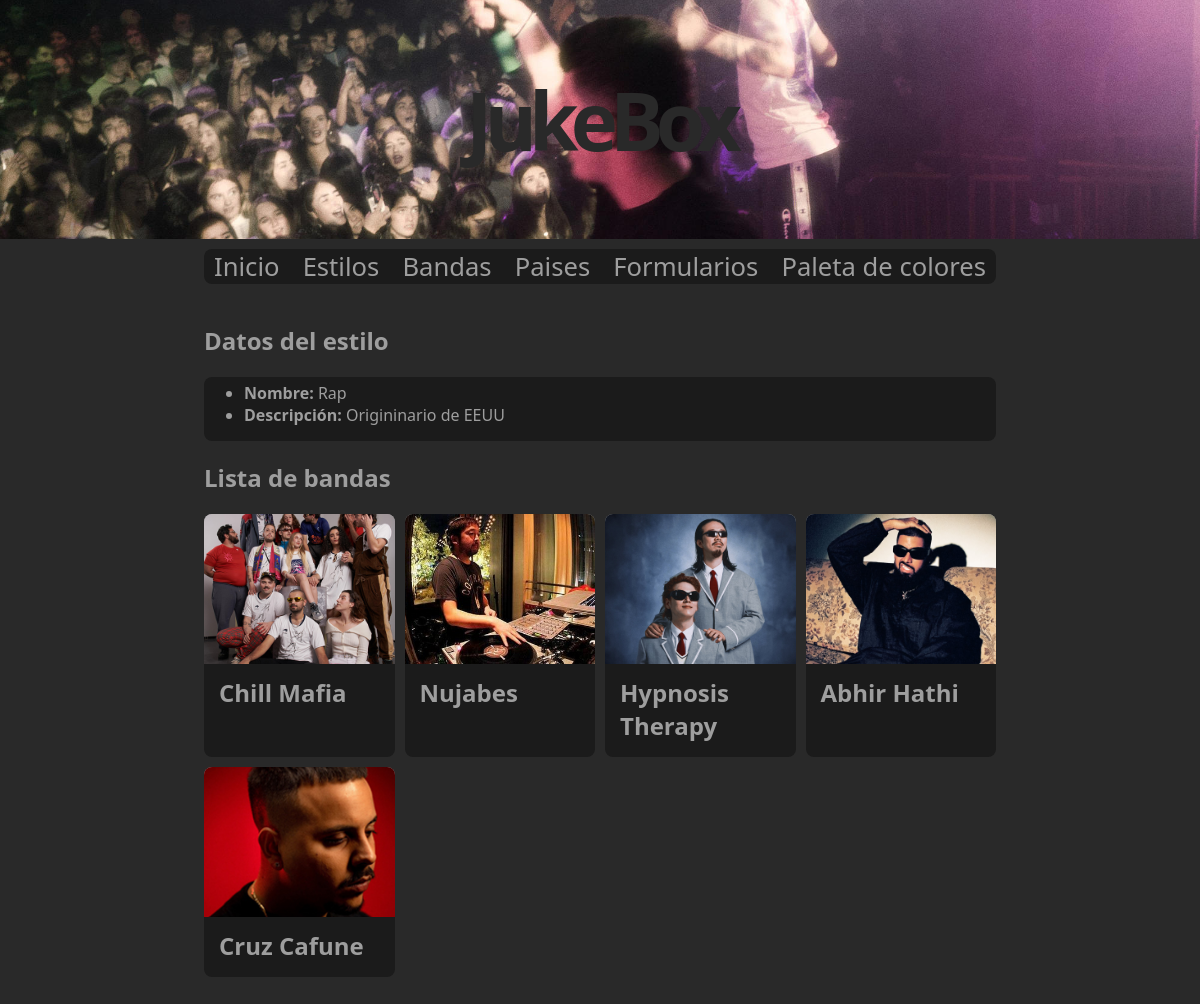
/es/estilos/4, run on the app's committed database.
### appJukeBox/models.py (models this page shows, shortened)
class Estilo(models.Model):
    nombre = models.CharField(max_length=50)
    descripcion = models.TextField()

class Banda(models.Model):
    nombre = models.CharField(max_length=100)
    pais = models.ForeignKey(Pais, on_delete=models.SET_NULL, null=True)
    descripcion = models.TextField()
    estilos = models.ManyToManyField(Estilo)
    imagen = models.ImageField(null=True, blank=True ,upload_to="images/")

### appJukeBox/views.py (the view)
# urls.py: path('estilos/<int:estilo_id>', views.show_estilo, name='estilo'),
def show_estilo(request, estilo_id):
	estilo = get_object_or_404(Estilo, pk=estilo_id)
	bandas = estilo.banda_set.all()
	context = {'bandas': bandas, 'estilo': estilo}
	return render(request, "estilo.html", context)

### appJukeBox/templates/estilo.html (shortened to what this page needs)
{% extends "base.html" %}
{% load i18n %}
{% block contenido %}
    <h2>{% trans "Datos del estilo" %}</h2>
    {% if estilo %}
            <section class="detail">
                <div class="card">
                    <ul>
                        <li>
                            <b>{% trans "Nombre:" %}</b>
                            {{estilo.nombre}}
                        </li>
                        <li>
                            <b>{% trans "Descripción:" %}</b>
                            {{ estilo.descripcion}}
                        </li>
                    </ul>
                </div>
            </section>
            <h2>{% trans "Lista de bandas" %}</h2>
            <section class="container">
                {% if bandas %}
                    {% for b in bandas %}
                    <div class="card" onclick="redirect('/{{LANGUAGE_CODE}}/bandas/{{ b.id }}')">
                        <div class="card-image">
                            {% if b.imagen %}
                            <img src="{{b.imagen.url}}" alt="sin imagen">
                            {% endif %}
                        </div>
                        <div class="card-content">
                            <h2>
                                {{ b.nombre}}
                            </h2>
                        </div>
                    </div>
                    {% endfor %}
                {% else %}
                <section class="detail">
                    <div class="card nodata">
                        <p>No hay bandas dentro de este estilo</p>
                    </div>
                </section>
                {% endif %}
            </section>
    {% else %}
        <p>No existe este estilo.</p>
    {% endif %}
{% endblock %}

### appJukeBox/static/css/estilos.css (style rules this page uses)
:root { --transition-time: 0.5s; --animation-time: 1s; --color-primario: rgb(248, 196, 245); --color-acento-oscuro: rgb(48, 35, 58); --color-acento-claro: rgb(207, 159, 228); --color-bordes: rgb(122, 85, 155); --color-acento-transicion: rgb(201, 137, 228); --color-seleccion-texto: rgb(255, 238, 254); --color-seleccion-fondo: rgb(233, 92, 223); }
body { font-family: system-ui; padding: 0px; margin: 0px; border: 0px; background-color: var(--color-primario); color: var(--color-acento-oscuro); }
.detail { margin-bottom: 19.92px; }
.detail .card { padding-bottom: 15px; }
.detail .card ul { padding-top: 5px; }
.container { display: grid; grid-template-columns: repeat(auto-fill, minmax(180px, 1fr)); gap: 10px; padding: 0px; margin: 0px; justify-content: center; }
.card { background-color: var(--color-acento-claro); border-radius: 8px; transition: background-color var(--transition-time); }
.card-image { background-color: var(--color-acento-oscuro); height: 150px; border-radius: 8px 8px 0 0; overflow: hidden; display: block; }
.card-image img { transition: scale var(--transition-time); }
.card-content { margin-bottom: 15px; }
.card-image img { width: 100%; height: 100%; object-fit: cover; }
.card h2 { margin-left: 15px; margin-bottom: 0px; margin-top: 12px; }
.card ul { margin-top: 8px; margin-bottom: 0px; }

### data on the page
Estilo: nombre "Rap", descripcion "Origininario de EEUU"
Banda: imagen (picture), nombre "Chill Mafia"
Banda: imagen (picture), nombre "Nujabes"
Banda: imagen (picture), nombre "Hypnosis Therapy"
Banda: imagen (picture), nombre "Abhir Hathi"
Banda: imagen (picture), nombre "Cruz Cafune"
